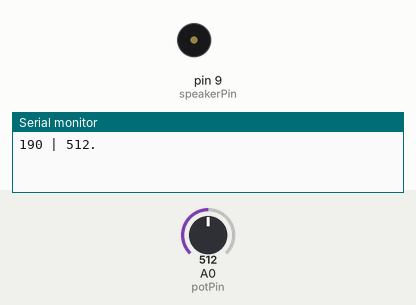
Bench run of a sketch on a simulated Arduino Uno, built with avr-gcc and run on an emulated ATmega328P. Shown: buzzer (waves = sounding), the last lines printed to the serial monitor. Inputs (shaded band) come from the test bench; at power-on: A0 (potPin) = 512.

Above: at 1.2 s.
1.3 s: A0 (potPin) set to 122
At 2.2 s:
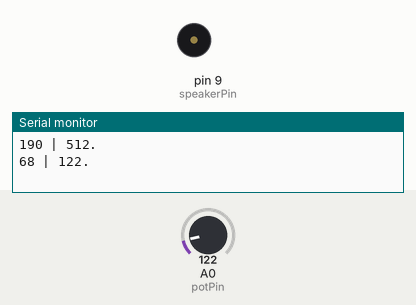
4.3 s: A0 (potPin) set to 511
At 5.28 s:
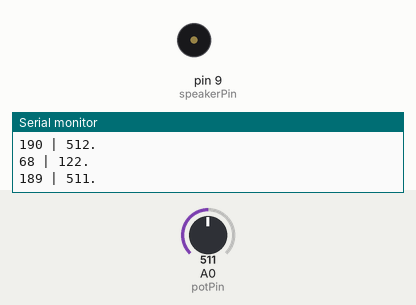
Timing chart, 0 to 13.3 s (numbered marks = the images above; inputs shaded):
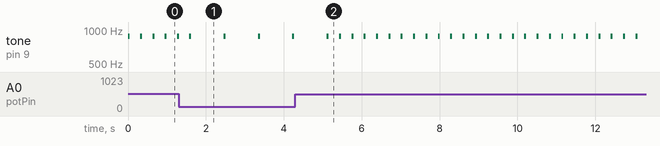

The sketch:

potentiometer_with_speaker.ino
```cpp
const int speakerPin = 9;
const int frequency = 880;
const int duration = 50;

unsigned int beats_per_minute = 60;
unsigned int MS_per_beat = 0;

const int potPin = A0;
int potValue;

void setup() {
  // put your setup code here, to run once:
  unsigned int milliseconds_per_minute = 60000;
  MS_per_beat = milliseconds_per_minute / beats_per_minute;

  Serial.begin(9600);
}

void loop() {

  int value = analogRead(potPin);


  if (value != potValue) {
    beats_per_minute = map(value, 0, 1023, 30, 350);
    unsigned int milliseconds_per_minute = 60000;
    MS_per_beat = milliseconds_per_minute / beats_per_minute;

    potValue = value;
    formatPrint("", beats_per_minute, " | ", potValue, ".");
  }

  // put your main code here, to run repeatedly:
  tone(speakerPin, frequency, duration);
  delay(MS_per_beat);
}


void formatPrint(char const *leftStr, int msPerBeat, char const *sepStr, int potValue, char const *rightStr) {
     Serial.print (leftStr);
     Serial.print (msPerBeat);
     Serial.print (sepStr);
     Serial.print (potValue);
     Serial.println (rightStr);
}
```

Measured:
- after the input at 4.3 s, tone on pin 9 (speakerPin): alternates 880 Hz for 0.05 s and silent for 0.27 s, starting after 1.1 s
- by itself, tone on pin 9 (speakerPin): repeats every 0.88 s: 880 Hz 0.05 s, silent 0.83 s
